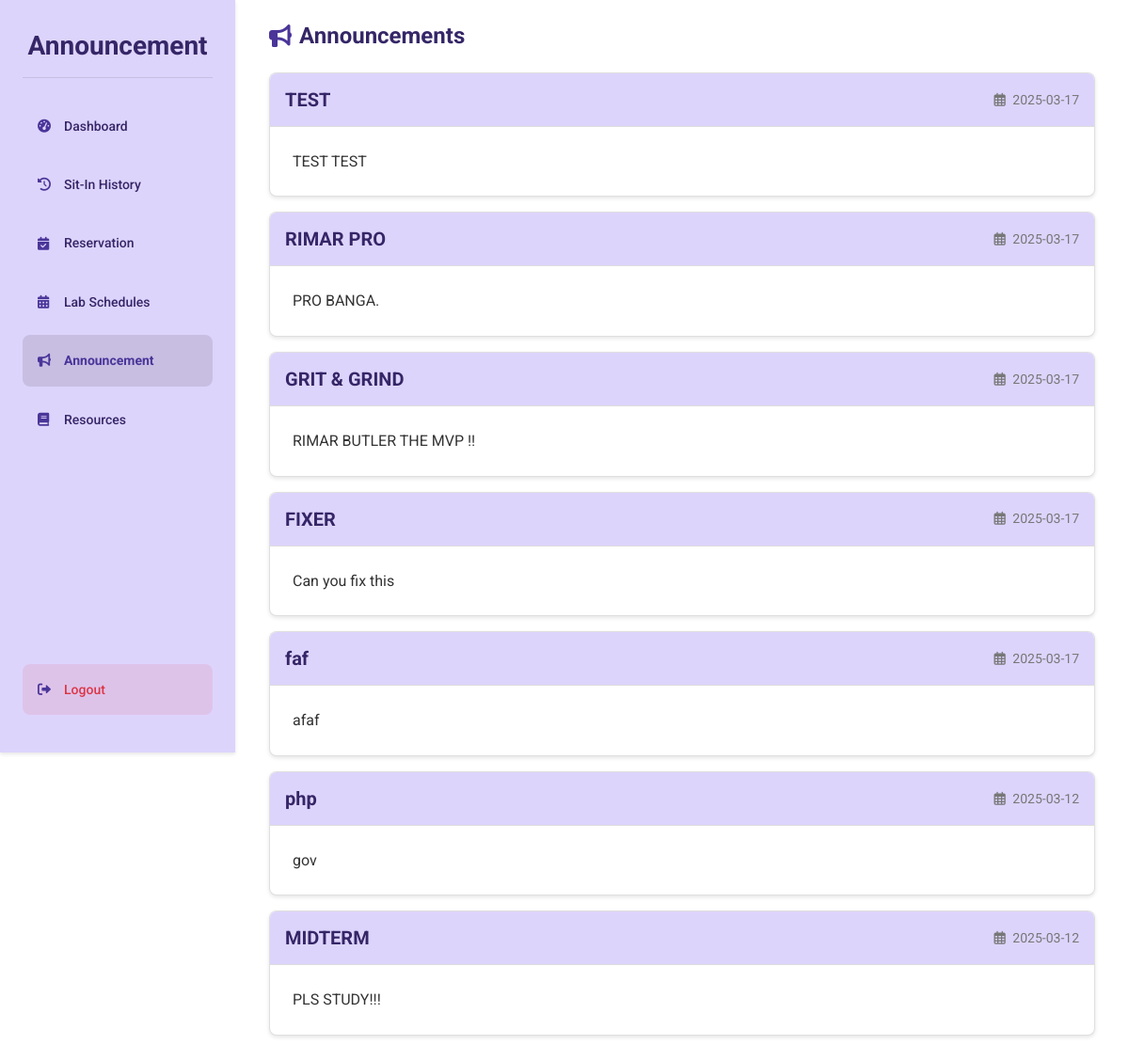
Before: /student/announcements (signed in) with the older database file.
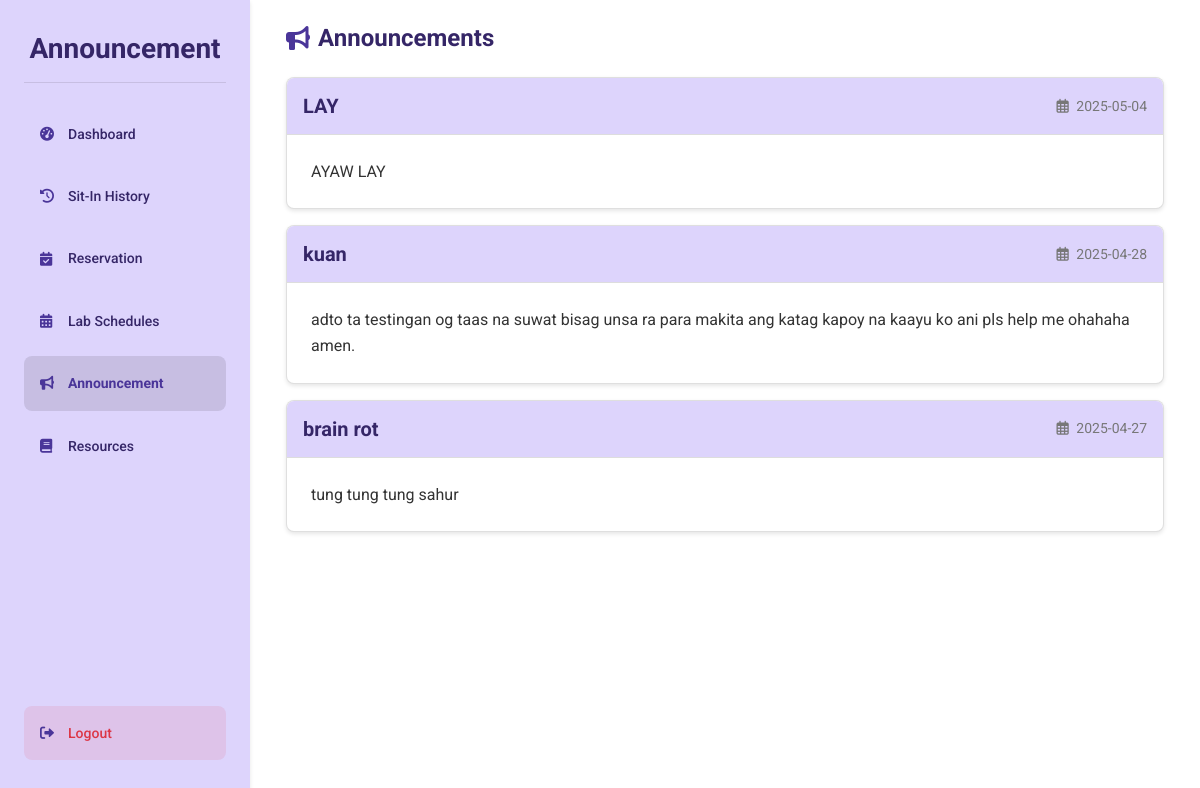
After: the same page with the newer database file.
### tables this page shows
CREATE TABLE announcements (
    id INTEGER PRIMARY KEY AUTOINCREMENT,
    title TEXT NOT NULL,
    content TEXT NOT NULL,
    created_at TIMESTAMP DEFAULT CURRENT_TIMESTAMP
);

### routes/student_routes.py (the view)
@student_bp.route('/announcements')
def announcements():
    if session.get('user_type') != 'student':
        session.clear()
        return redirect(url_for('auth.login'))
    announcements = get_announcements()
    return render_template('announcement.html', announcements=announcements)

### app.py (called while the page is built)
@app.after_request
def add_header(response):
    if 'Cache-Control' not in response.headers:
        response.headers['Cache-Control'] = 'no-store, no-cache, must-revalidate, post-check=0, pre-check=0, max-age=0'
        response.headers['Pragma'] = 'no-cache'
        response.headers['Expires'] = '-1'
    return response

### dbhelper.py (called while the page is built)
def get_announcements():
    conn = get_connection()
    cursor = conn.cursor()
    cursor.execute("SELECT * FROM announcements ORDER BY created_at DESC")
    announcements = cursor.fetchall()
    conn.close()
    return announcements

### templates/announcement.html (shortened to what this page needs)
{% extends 'base.html' %}
{% block content %}
<div class="dashboard-container">
    <div class="sidebar">
        <h1 class="dashboard-title">Announcement</h1>
        <div class="menu-container">
            <a href="{{ url_for('student.dashboard') }}" class="menu-btn">
                <i class="fas fa-tachometer-alt"></i> Dashboard
            </a>
            <a href="{{ url_for('student.sit_in_history') }}" class="menu-btn">
                <i class="fas fa-history"></i> Sit-In History
            </a>
            <a href="{{ url_for('student.reserve') }}" class="menu-btn">
                <i class="fas fa-calendar-check"></i> Reservation
            </a>
            <a href="{{ url_for('student.lab_schedules') }}" class="menu-btn">
                <i class="fas fa-calendar-alt"></i> Lab Schedules
            </a>
            <a href="{{ url_for('student.announcements') }}" class="menu-btn active">
                <i class="fas fa-bullhorn"></i> Announcement
            </a>
            <a href="{{ url_for('student.resources') }}" class="menu-btn">
                <i class="fas fa-book"></i> Resources
            </a>
        </div>
        <a href="{{ url_for('auth.logout') }}" class="menu-btn logout-btn">
            <i class="fas fa-sign-out-alt"></i> Logout
        </a>
    </div>
    <div class="main-content">
        <div class="container-fluid">
            <div class="row">
                <div class="col-12">
                    <h2 class="section-title">
                        <i class="fas fa-bullhorn"></i> Announcements
                    </h2>
                </div>
            </div>
            <div class="row">
                <div class="col-12">
                    {% if announcements is defined and announcements %}
                        {% for announcement in announcements %}
                        <div class="card mb-3">
                            <div class="card-header d-flex justify-content-between align-items-center">
                                <h3 class="card-title">{{ announcement.title|default(announcement['title']|default('Announcement')) }}</h3>
                                <span class="announcement-date">
                                    <i class="far fa-calendar-alt me-1"></i>
                                    {% if announcement.created_at is defined %}
                                        {{ announcement.created_at[:10] }}
                                    {% elif announcement['created_at'] is defined %}
                                        {{ announcement['created_at'][:10] }}
                                    {% else %}
                                        No date
                                    {% endif %}
                                </span>
                            </div>
                            <div class="card-body">
                                {{ announcement.content|default(announcement['content']|default('No content available')) }}
                            </div>
                        </div>
                        {% endfor %}
                    {% endif %}
                </div>
            </div>
        </div>
    </div>
</div>
{% endblock %}

### templates/base.html (shortened to what this page needs)
<!DOCTYPE html>
<html lang="en">
<head>
  <link href="https://cdn.jsdelivr.net/npm/bootstrap@5.1.3/dist/css/bootstrap.min.css" rel="stylesheet">
  <link rel="stylesheet" href="https://cdnjs.cloudflare.com/ajax/libs/font-awesome/6.0.0/css/all.min.css">
  <link rel="stylesheet" href="{{ url_for('static', filename='css/styles.css') }}">
</head>
<body>
  {% block content %}{% endblock %}
</body>
</html>

### static/css/styles.css (style rules this page uses)
:root { --primary: #4a3599; --primary-light: #ddd4fc; --primary-dark: #352667; --secondary: #6c63ff; --accent: #7f6df2; --text-dark: #333333; --text-medium: #555555; --text-light: #777777; --white: #ffffff; --light-gray: #f5f5f5; --mid-gray: #e0e0e0; --border-color: #dddddd; --success: #28a745; --danger: #dc3545; --warning: #ffc107; --info: #17a2b8; --font-family: 'Roboto', Arial, sans-serif; --h1-size: 2rem; --h2-size: 1.75rem; --h3-size: 1.5rem; --h4-size: 1.25rem; --body-size: 1rem; --small-size: 0.875rem; --space-xs: 0.25rem; --space-sm: 0.5rem; --space-md: 1rem; --space-lg: 1.5rem; --space-xl: 2rem; --radius-sm: 4px; --radius-md: 8px; --radius-lg: 15px; --shadow-sm: 0 2px 4px rgba(0, 0, 0, 0.1); --shadow-md: 0 4px 8px rgba(0, 0, 0, 0.1); --shadow-lg: 0 8px 16px rgba(0, 0, 0, 0.1); }
* { margin: 0; padding: 0; box-sizing: border-box; }
body { font-family: var(--font-family); color: var(--text-dark); background-color: var(--light-gray); line-height: 1.6; font-size: var(--body-size); }
a { color: var(--primary); text-decoration: none; transition: color 0.3s ease; }
h1, h2, h3, h4, h5, h6 { font-weight: 700; line-height: 1.2; margin-bottom: var(--space-md); color: var(--primary-dark); }
h1 { font-size: var(--h1-size); }
h2 { font-size: var(--h2-size); }
h3 { font-size: var(--h3-size); }
.dashboard-container { width: 100%; min-height: 100vh; display: flex; background-color: var(--white); overflow: hidden; padding-left: 250px; position: relative; }
.main-content { flex: 1; padding: var(--space-lg); overflow-y: auto; width: calc(100% - 250px); }
.section-title { font-size: var(--h3-size); margin-bottom: var(--space-lg); font-weight: 700; color: var(--primary-dark); display: flex; align-items: center; gap: var(--space-sm); }
.section-title i { color: var(--primary); }
.sidebar { width: 250px; background-color: #DDD4FC; padding: var(--space-xl) var(--space-lg); display: flex; flex-direction: column; height: 100vh; position: fixed; left: 0; top: 0; z-index: 1000; box-shadow: var(--shadow-sm); transition: transform 0.3s ease; }
.dashboard-title { color: var(--primary-dark); font-size: var(--h2-size); font-weight: bold; padding-bottom: var(--space-md); margin-bottom: var(--space-lg); border-bottom: 1px solid rgba(0, 0, 0, 0.1); text-align: center; }
.menu-container { display: flex; flex-direction: column; flex: 1; overflow-y: auto; margin-bottom: var(--space-lg); }
.menu-btn { background-color: transparent; border: none; padding: var(--space-md); border-radius: var(--radius-md); font-size: var(--small-size); font-weight: 500; text-align: left; cursor: pointer; transition: all 0.2s ease; color: var(--primary-dark); text-decoration: none; display: flex; align-items: center; gap: var(--space-sm); margin-bottom: var(--space-sm); }
.menu-btn.active { background-color: rgba(0, 0, 0, 0.1); font-weight: bold; color: var(--primary); }
.menu-btn i { width: 20px; color: var(--primary); }
.logout-btn { margin-top: auto; background-color: rgba(220, 53, 69, 0.1); color: var(--danger); }
.card { background-color: var(--white); border-radius: var(--radius-md); box-shadow: var(--shadow-sm); overflow: hidden; margin-bottom: var(--space-lg); }
.card-header { padding: var(--space-md); background-color: var(--primary-light); border-bottom: 1px solid var(--border-color); }
.card-title { margin: 0; color: var(--primary-dark); font-size: var(--h4-size); }
.card-body { padding: var(--space-lg); }

### templates/announcement.html (style rules this page uses)
.announcement-date { font-size: var(--small-size, 0.875rem); color: var(--text-light, #777777); }

Changed rows visible on the page:
removed announcements: title "TEST", created_at "2025-03-17", content "TEST TEST"
removed announcements: title "RIMAR PRO", created_at "2025-03-17", content "PRO BANGA."
removed announcements: title "GRIT & GRIND", created_at "2025-03-17", content "RIMAR BUTLER THE MVP !!"
removed announcements: title "FIXER", created_at "2025-03-17", content "Can you fix this"
removed announcements: title "faf", created_at "2025-03-17", content "afaf"
removed announcements: title "php", created_at "2025-03-12", content "gov"
removed announcements: title "MIDTERM", created_at "2025-03-12", content "PLS STUDY!!!"
added announcements: title "LAY", created_at "2025-05-04", content "AYAW LAY"
added announcements: title "kuan", created_at "2025-04-28", content "adto ta testingan og taas na suwat bisag unsa ra para makita ang katag kapoy na kaayu ko ani pls help me ohahaha amen."
added announcements: title "brain rot", created_at "2025-04-27", content "tung tung tung sahur"
